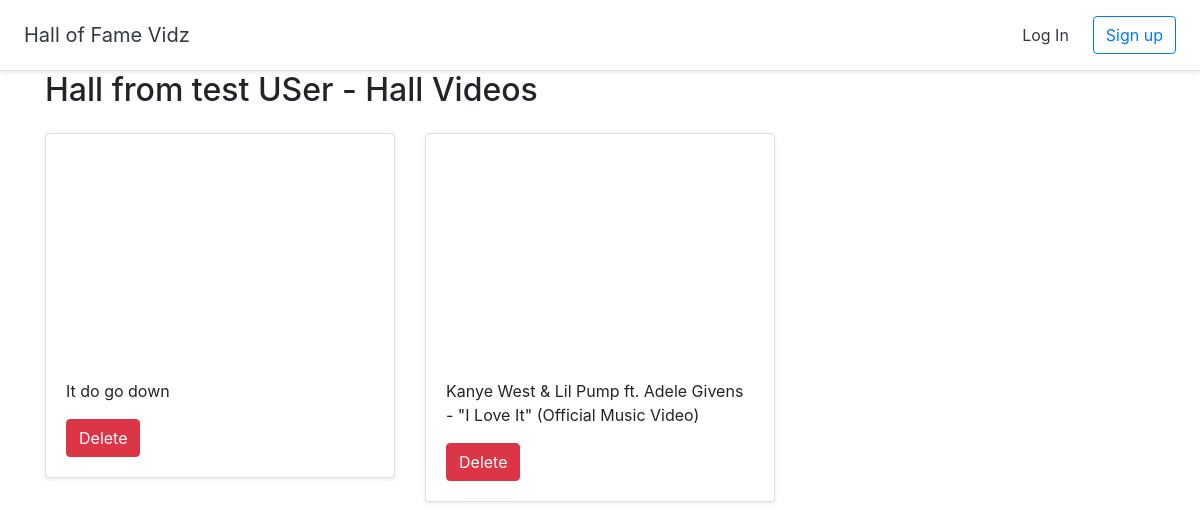
/halloffame/6/videos, run on an earlier commit of the app's database.
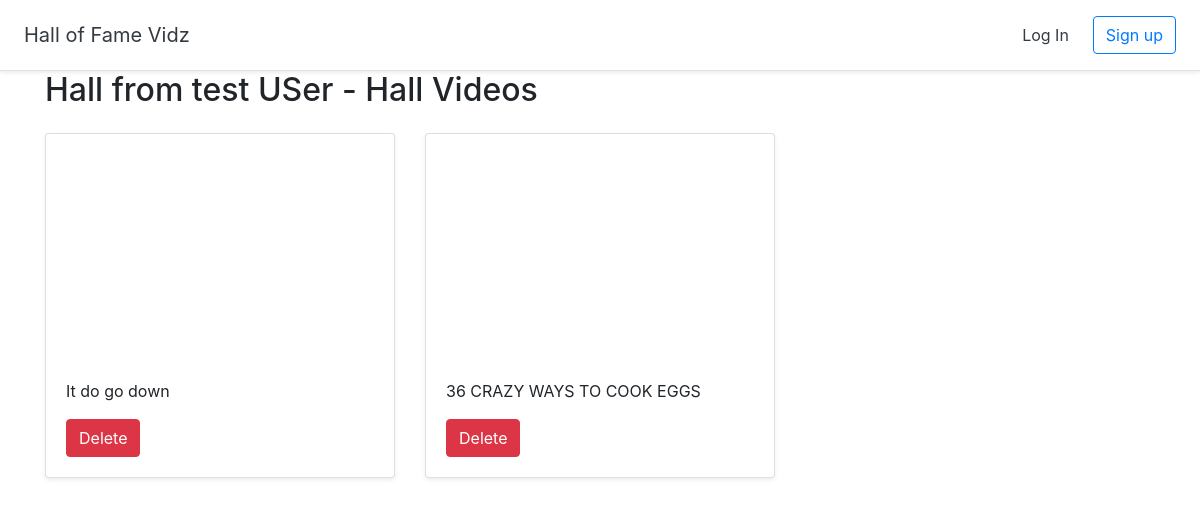
And on a later commit of the database.
### halls/models.py (models this page shows, shortened)
class Video(models.Model):
    title = models.CharField(max_length=255)
    url = models.URLField()
    youtube_id = models.CharField(max_length=255)
    hall = models.ForeignKey(Hall, on_delete=models.CASCADE)

class Hall(models.Model):
    title = models.CharField(max_length=255)
    user = models.ForeignKey(User, on_delete=models.CASCADE)

### halls/views.py (the view)
# urls.py: path('halloffame/<int:pk>/videos', views.ListHallVideos.as_view(), name='list_hall_videos'),
class ListHallVideos(generic.ListView):
    model = Video
    template_name = 'videos/list_hall_videos.html'
    def get_context_data(self, **kwargs):
        context = super().get_context_data(**kwargs)
        videos = Video.objects.filter(hall_id=self.kwargs['pk'])
        context['videos'] = videos
        return context

### halls/templates/videos/list_hall_videos.html (shortened to what this page needs)
{% extends 'halls/base.html' %}
{% block content %}
<div class="container">
    <h2>{{object_list.0.hall.title}} - Hall Videos</h2>
        <div class="list-group">
            <div class="row">
            {% for video in videos  %}
                    <div class="col-md-4 mt-3">
                        <div class="card md-4 shadow-sm">
                            <iframe width="100%" height="225" src="https://www.youtube.com/embed/{{video.youtube_id}}" frameborder="0" allow="accelerometer; autoplay; encrypted-media; gyroscope; picture-in-picture" allowfullscreen></iframe>
                            <div class="card-body">
                                <p class="card-text">{{ video.title }}</p>
                                <a href="{% url 'delete_video' pk=video.id %}" class="btn btn-danger" >Delete</a>
                            </div>
                        </div>
                    </div>
                {% empty %}
            </div>
            <a href="#" class="list-group-item list-group-item-action">No Videos!</a>
        {% endfor %}
        </div>
</div>
{% endblock %}

### halls/templates/halls/base.html (shortened to what this page needs)
<!doctype html>
<html lang="en">
{% load static %}
<head>
  <link rel="stylesheet" href="https://stackpath.bootstrapcdn.com/bootstrap/4.2.1/css/bootstrap.min.css">
  <link href="{% static 'custom.css' %}" rel="stylesheet">
</head>
<body>
  <div class="d-flex flex-column flex-md-row align-items-center p-3 px-md-4 bg-white border-bottom shadow-sm">
    <h5 class="my-0 mr-md-auto font-weight-normal"><a href="{% url 'home' %}" class="text-dark">Hall of Fame Vidz</a></h5>
    <nav class="my-2 my-md-0 mr-md-3">
      {% if user.is_authenticated %}
      <a class="p-2 text-dark" href="#">Dashboard</a>
      <a class="p-2 text-dark" href="{% url 'logout' %}">Log Out</a>
      {% else %}
      <a class="p-2 text-dark" href="{% url 'login' %}">Log In</a>
      {% endif %}
    </nav>
    {% if user.is_authenticated == False %}
    <a class="btn btn-outline-primary" href="{% url 'signup' %}">Sign up</a>
    {% endif %}
  </div>
  {% block content %}
  {% endblock %}
</body>
</html>

What changed in the data, as far as the page shows it:
removed Video: title "Kanye West & Lil Pump ft. Adele Givens - \"I Love It\" (Official Music Video)"
added Video: title "36 CRAZY WAYS TO COOK EGGS"
